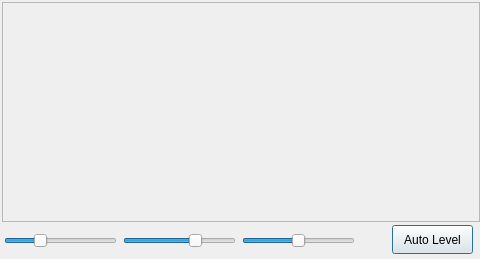
<?xml version="1.0" encoding="UTF-8"?>
<ui version="4.0">
 <class>FastGraph</class>
 <widget class="QDialog" name="FastGraph">
  <property name="geometry">
   <rect>
    <x>0</x>
    <y>0</y>
    <width>480</width>
    <height>259</height>
   </rect>
  </property>
  <property name="maximumSize">
   <size>
    <width>480</width>
    <height>320</height>
   </size>
  </property>
  <property name="windowTitle">
   <string>Fast Graph</string>
  </property>
  <widget class="FPlotter" name="fastPlot">
   <property name="enabled">
    <bool>true</bool>
   </property>
   <property name="geometry">
    <rect>
     <x>2</x>
     <y>2</y>
     <width>478</width>
     <height>220</height>
    </rect>
   </property>
   <property name="sizePolicy">
    <sizepolicy hsizetype="Fixed" vsizetype="Expanding">
     <horstretch>0</horstretch>
     <verstretch>0</verstretch>
    </sizepolicy>
   </property>
   <property name="minimumSize">
    <size>
     <width>400</width>
     <height>220</height>
    </size>
   </property>
   <property name="maximumSize">
    <size>
     <width>480</width>
     <height>220</height>
    </size>
   </property>
   <property name="frameShape">
    <enum>QFrame::StyledPanel</enum>
   </property>
   <property name="frameShadow">
    <enum>QFrame::Sunken</enum>
   </property>
   <property name="lineWidth">
    <number>1</number>
   </property>
  </widget>
  <widget class="QWidget" name="controls_widget" native="true">
   <property name="geometry">
    <rect>
     <x>2</x>
     <y>224</y>
     <width>355</width>
     <height>33</height>
    </rect>
   </property>
   <property name="maximumSize">
    <size>
     <width>480</width>
     <height>16777215</height>
    </size>
   </property>
   <layout class="QHBoxLayout" name="horizontalLayout">
    <property name="leftMargin">
     <number>2</number>
    </property>
    <property name="topMargin">
     <number>2</number>
    </property>
    <property name="rightMargin">
     <number>2</number>
    </property>
    <property name="bottomMargin">
     <number>2</number>
    </property>
    <item>
     <widget class="QSlider" name="gainSlider">
      <property name="toolTip">
       <string>Waterfall gain</string>
      </property>
      <property name="minimum">
       <number>-60</number>
      </property>
      <property name="maximum">
       <number>140</number>
      </property>
      <property name="pageStep">
       <number>40</number>
      </property>
      <property name="orientation">
       <enum>Qt::Horizontal</enum>
      </property>
     </widget>
    </item>
    <item>
     <widget class="QSlider" name="zeroSlider">
      <property name="toolTip">
       <string>Waterfall zero</string>
      </property>
      <property name="minimum">
       <number>-60</number>
      </property>
      <property name="maximum">
       <number>120</number>
      </property>
      <property name="value">
       <number>60</number>
      </property>
      <property name="orientation">
       <enum>Qt::Horizontal</enum>
      </property>
     </widget>
    </item>
    <item>
     <widget class="QSlider" name="greenZeroSlider">
      <property name="toolTip">
       <string>Spectrum zero</string>
      </property>
      <property name="minimum">
       <number>-100</number>
      </property>
      <property name="maximum">
       <number>160</number>
      </property>
      <property name="value">
       <number>30</number>
      </property>
      <property name="orientation">
       <enum>Qt::Horizontal</enum>
      </property>
     </widget>
    </item>
   </layout>
  </widget>
  <widget class="QPushButton" name="pbAutoLevel">
   <property name="geometry">
    <rect>
     <x>392</x>
     <y>225</y>
     <width>81</width>
     <height>29</height>
    </rect>
   </property>
   <property name="toolTip">
    <string>&lt;html&gt;&lt;head/&gt;&lt;body&gt;&lt;p&gt;Set reasonable levels for gain and zero sliders.&lt;/p&gt;&lt;/body&gt;&lt;/html&gt;</string>
   </property>
   <property name="text">
    <string>Auto Level</string>
   </property>
  </widget>
 </widget>
 <customwidgets>
  <customwidget>
   <class>FPlotter</class>
   <extends>QFrame</extends>
   <header>fastplot.h</header>
   <container>1</container>
  </customwidget>
 </customwidgets>
 <resources/>
 <connections/>
</ui>
